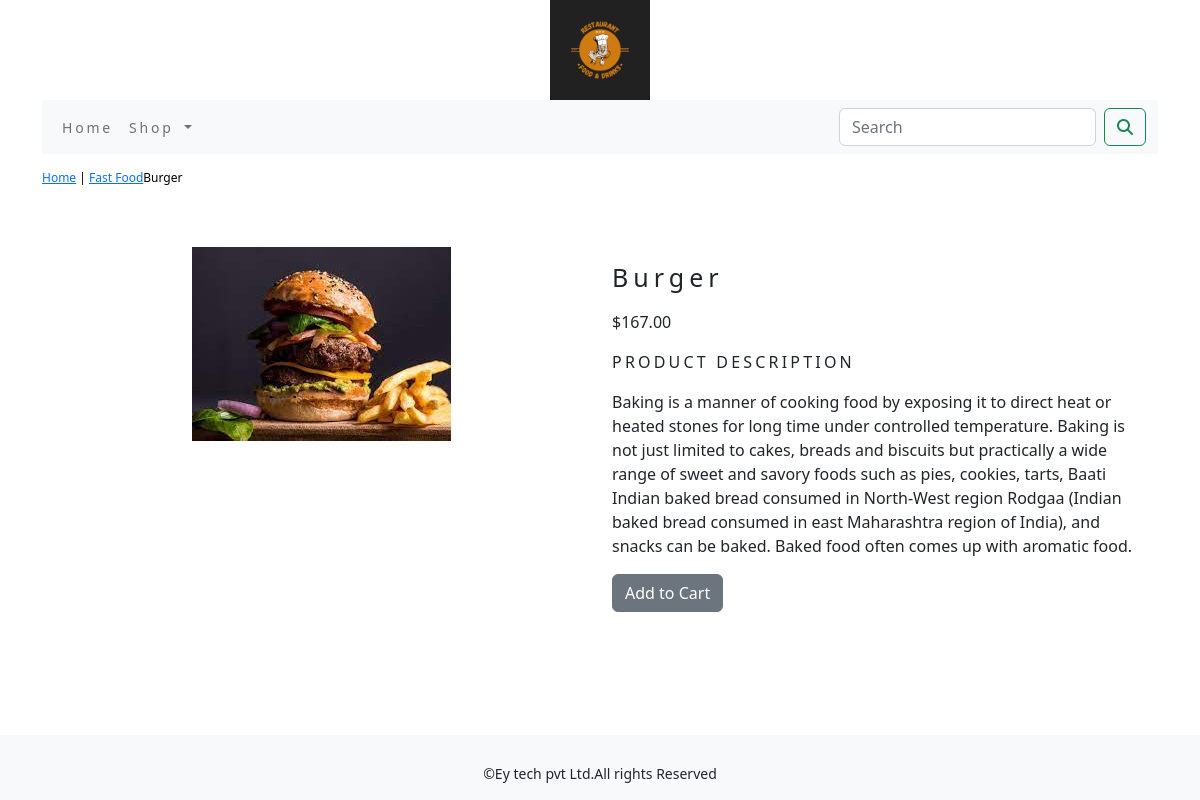
Page /shop/fast-food/burger/ on the committed database.
### shopapp/models.py (models this page shows, shortened)
class Product(models.Model):
    name=models.CharField(max_length=250,unique=True)
    slug=models.SlugField(max_length=250,unique=True)
    description=models.TextField(blank=True)
    price=models.DecimalField(max_digits=10,decimal_places=2)
    category=models.ForeignKey(Category,on_delete=models.CASCADE)
    img=models.ImageField(upload_to='product',blank=True)
    stock=models.IntegerField()
    available=models.BooleanField(default=True)
    created=models.DateTimeField(auto_now_add=True)
    updated=models.DateTimeField(auto_now=True)
    class Meta:
        ordering = ('name',)
        verbose_name = 'product'
        verbose_name_plural = 'products'

class Category(models.Model):
    name=models.CharField(max_length=250,unique=True)
    slug=models.SlugField(max_length=250,unique=True)
    description=models.TextField(blank=True)
    image=models.ImageField(upload_to='category',blank=True)
    class Meta:
        ordering=('name',)
        verbose_name='category'
        verbose_name_plural='categories'
    def get_url(self):
        return reverse('shopapp:products_by_category', args=[self.slug])
    def __str__(self):
        return '{}'.format(self.name)

### shopapp/views.py (the view)
# urls.py: path('<slug:c_slug>/<slug:product_slug>/',views.proDetails,name='proCatdetail'),
def proDetails(request,c_slug,product_slug):
    try:
        product=Product.objects.get(category__slug=c_slug,slug=product_slug)
    except Exception as e:
        raise e
    return render(request,'product.html',{'product':product})

### cart/context_processors.py (called while the page is built)
def counter(request):
    item_count=0
    if 'admin' in request.path:
        return {}
    else:
        try:
            cart=Cart.objects.filter(cart_id=_cart_id(request))
            car_items=CartItem.objects.all().filter(cart=cart[:1])
            for cart_item in car_items:
                item_count += cart_item.quantity
        except Cart.DoesNotExist:
            item_count =0
    return dict(item_count=item_count)

### cart/views.py (called while the page is built)
def _cart_id(request):
    cart=request.session.session_key
    if not cart:
        cart=request.session.create()
    return cart

### shopapp/context_processors.py (called while the page is built)
def menu_links(request):
    links=Category.objects.all()
    return dict(links=links)

### templates/product.html (shortened to what this page needs)
{% extends 'base.html' %}
{% load static %}
{% block content %}
<div class="row my_prod_row_class">
    <div class="mx_auto">
        <p><a href="{% url 'shopapp:allProductCat' %}">Home</a> |  <a href="{{product.category.get_url}}">{{product.category}}</a>{{product.name}}</p>
    </div>
</div>
<div class="container">
<br>
<div class="row">
    <div class="col-12 col-sm-12 col-md-12 col-lg-6 text-center">
        <div style="min-width:18rem">
            <img src="{{product.img.url}}" alt="{{product.name}}">
        </div>
    </div>
        <div class="col-12 col-sm-12 col-md-12 col-lg-6">
            <div>
            <h1 class="my_prod_title">{{product.name}}</h1>
            <p>${{product.price}}</p>
            <p class="my_title">Product Description</p>
            <p class="text-justify my_rod_text">{{product.description}}</p>
            {% if product.stock <= 0 %}
            <p class="text-justify my_prod_text"><b>Out Of Stock</b></p>
            {% else %}
            <a  class="btn btn-secondary"href="{% url 'cart:add_cart' product.id %}">Add to Cart</a>
            {% endif %}
        </div>
            </div>
    </div>
</div>
{% endblock %}

### static/css/custom.css (style rules this page uses)
body { font-family: 'Roboto', sans-serif; }
.my_title { font-size:16px; text-transform:uppercase; letter-spacing:.2em; }
.my_prod_row_class { padding-top:15px; padding-bottom:20px; }
.my_prod_row_class .mx_auto { color:#000; font-size:12px; text-decoration:none; }
.my_prod_title { font-size:25px; text_transform:uppercase; letter-spacing:.2em; padding-top:15px; padding-bottom:10px; }

### rows in the picture
Product: category "Fast Food", name "Burger", img (picture), price "167.00", description "Baking is a manner of cooking food by exposing it to direct heat or heated stones for long time under controlled temperature. Baking is not just limited to cakes, breads and biscuits but practically a wide range of sweet and savory foods such as pies, cookies, tarts, Baati Indian baked bread consumed in North-West region Rodgaa (Indian baked bread consumed in east Maharashtra region of India), and snacks can be baked. Baked food often comes up with aromatic food."
